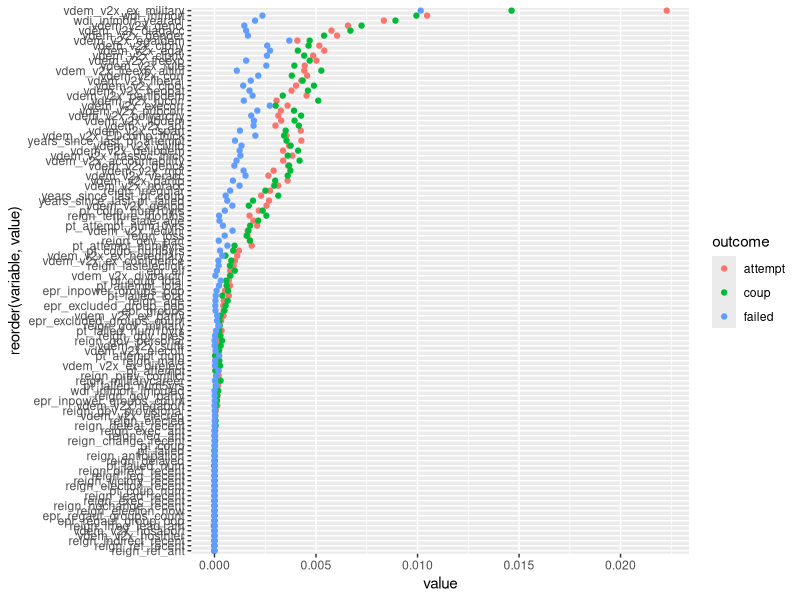

Recreate this plot in R.
#
#   Extract variable importance from models
#

library(readr)
library(dplyr)
library(ggplot2)
library(here)

setwd(here::here("models"))

var_imp <- read_csv("output/full-model/variable-importance.csv")

var_imp %>% 
  arrange(outcome, desc(value)) %>%
  group_by(outcome) %>% 
  slice(1:10)

var_imp %>%
  ggplot(aes(x = value, y = reorder(variable, value), color = outcome)) +
  geom_point()
